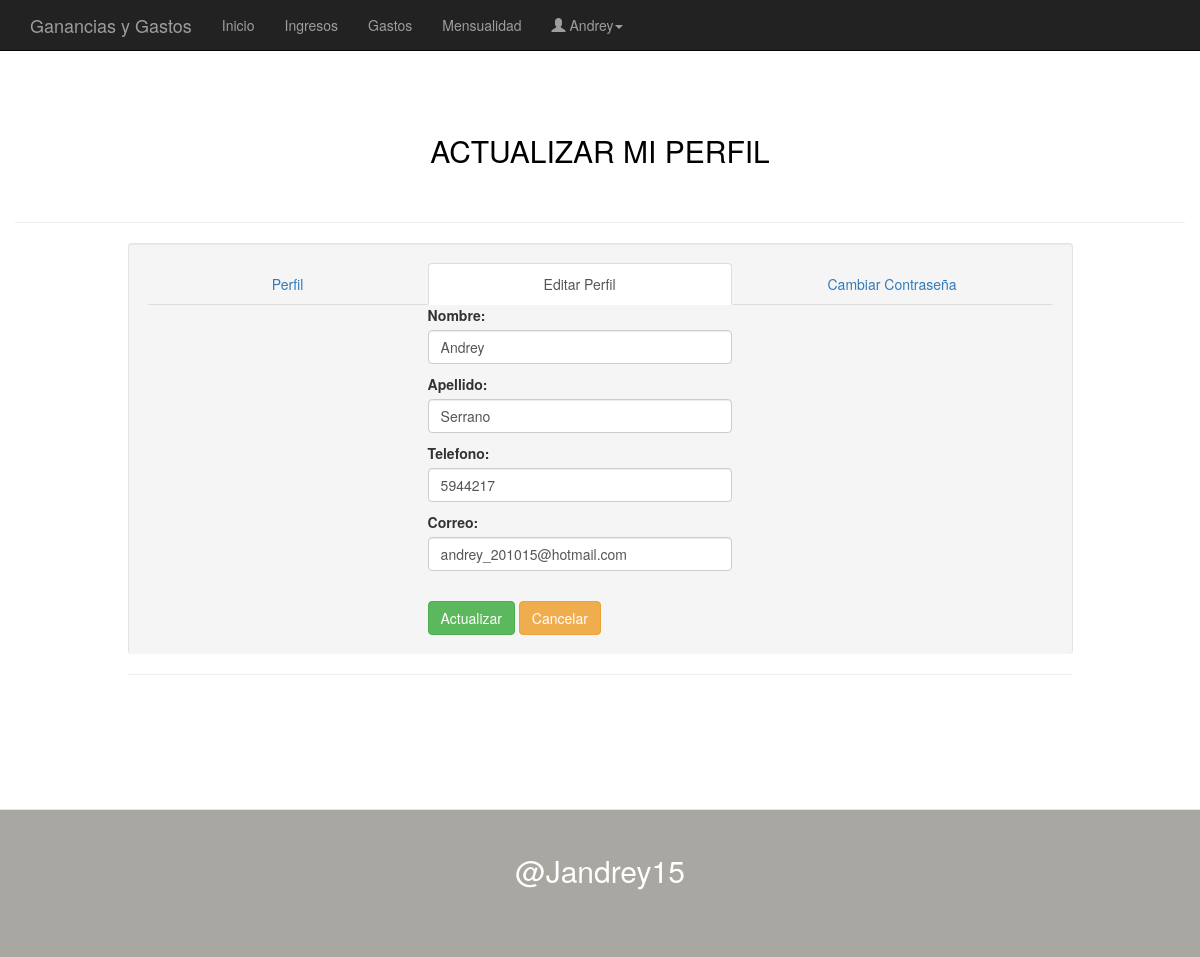
The page /perfil/actualizar-perfil/2/ (signed in) on the database its author committed.
### apps/usuarios/models.py (models this page shows, shortened)
class Perfiles(models.Model):
	usuario = models.OneToOneField(User)
	nombre = models.CharField(max_length=20)
	apellido = models.CharField(max_length=25)
	telefono = models.IntegerField()
	correo = models.EmailField(max_length=70)

### apps/usuarios/views.py (the view, shortened to what this page needs)
# urls.py: url(r'^perfil/actualizar-perfil/(?P<id_user>\d+)/$', 'apps.usuarios.views.ActualizarPerfil', name="actulizar-perfil"),
@login_required()
def ActualizarPerfil(request, id_user):
    p = get_object_or_404(Perfiles, id=id_user)
    if request.method == 'GET':
        formulario = EditarPerfil(initial={
                'nombre':p.nombre,
                'apellido':p.apellido,
                'telefono':p.telefono,
                'correo':p.correo
            })
    ctx = {'formulario':formulario,'perfiles':p}
    return render_to_response('usuarios/actualizarPerfil.html', ctx, context_instance=RequestContext(request))

### apps/usuarios/forms.py
class EditarPerfil(forms.Form):
    nombre = forms.CharField(
        max_length=20,
        widget=forms.TextInput(attrs={'class': 'form-control'}))
    apellido = forms.CharField(
        max_length=25,
        widget=forms.TextInput(attrs={'class': 'form-control'}))
    telefono = forms.IntegerField(widget=forms.TextInput(attrs={'class': 'form-control'}))
    correo = forms.CharField(
        max_length=50,
        widget=forms.TextInput(attrs={'class': 'form-control'}))

### diarias/templates/usuarios/actualizarPerfil.html (shortened to what this page needs)
{% extends "base.html" %}
{% block cabezera %}
	<h2 id="titulos">ACTUALIZAR MI PERFIL</h2>
{% endblock  %}
{% block contenido %}
	<hr></hr>
	<article class="col-md-1"></article>
	<article class="col-md-10">
		<ul class="nav nav-tabs nav-justified well">
  			<li role="presentation"> <a href="/perfil">Perfil</a></li>
  			<li role="presentation" class="active"><a href="">Editar Perfil</a>
				{% if user.perfiles.id == user.id %}
					<form class="form-horizontal" id="formulario" method="post" action="">{% csrf_token %}
						{{formulario.as_p}}
						<br>
						<button type="submit" class="btn btn-success">Actualizar</button>
						<a href="/perfil" class="btn btn-warning" type="submit">Cancelar</a>
					</form>
				{% endif %}
  			</li>
  			<li role="presentation"><a href="/perfil/cambiar-clave/">Cambiar Contraseña</a></li>
		</ul>
		<hr></hr>
	</article>
{% endblock %}

### diarias/templates/base.html (shortened to what this page needs)
<!DOCTYPE HTML>
<html lang="es">
<head>
	<link rel="stylesheet" type="text/css" href="{{STATIC_URL}}css/bootstrap.min.css">
	<link rel="stylesheet" type="text/css" href="{{STATIC_URL}}css/estilos.css">
</head>
<body>
	<header>
		<nav class="navbar navbar-inverse navbar-fixed-top" id="cabezera-menu">
		  <div class="container">
		    <div class="navbar-header divider">
		      <a class="navbar-brand" href="/menu">Ganancias y Gastos
		      </a>
		    </div>
		    <div class="collapse navbar-collapse" id="navbar-1">
		      <ul class="nav navbar-nav">
		        <li><a href="/menu">Inicio <span class="sr-only">(current)</span></a></li>
		        <li><a href="/ver-ganancias/">Ingresos</a></li>
		         <li><a href="/ver-gastos/">Gastos</a></li>
		         <li><a href="#">Mensualidad</a></li>
		        <li class="dropdown">
		          <a href="#" class="dropdown-toggle" data-toggle="dropdown" role="button" aria-haspopup="true" aria-expanded="false"><i class="glyphicon glyphicon-user "></i> {{user.username|capfirst}}<span class="caret"></span></a>
		        </li>
		      </ul>
		    </div>
		  </div>
		</nav>
	</header>
		<div class="container">
			<section class="main row">
				{% block cabezera %} {% endblock %}
				{% block contenido %} {% endblock %}
			</section>
		</div>
	<footer id="pieMenu">
		<h2>@Jandrey15</h2>
	</footer>
</body>
</html>

### diarias/static/css/estilos.css (style rules this page uses)
#titulos { padding-bottom: 3%; text-align: center; color: #000; }
.main { margin-top: 10%; }
#pieMenu { padding-top: 2%; padding-bottom: 5%; color: white; text-align: center; width: 100%; border-top: 1px solid #e5e5e5; background: rgba(83, 81, 70, 0.5); bottom:0!important; margin-bottom: -5%; position: relative; }

### rows shown on the page
Perfiles: nombre "Andrey", apellido "Serrano", telefono "5944217", correo "andrey_201015@hotmail.com"

### other values the page prints
{{ user.username|capfirst }} "Andrey"
